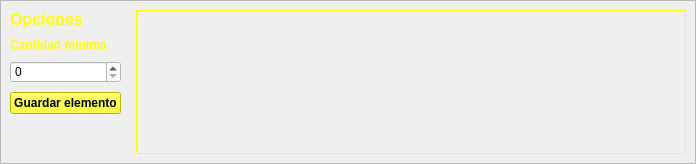
      <widget class="QWidget" name="tab_11">
       <attribute name="title">
        <string>PRESENCIA</string>
       </attribute>
       <layout class="QGridLayout" name="gridLayout_25">
        <property name="leftMargin">
         <number>0</number>
        </property>
        <property name="topMargin">
         <number>0</number>
        </property>
        <property name="rightMargin">
         <number>0</number>
        </property>
        <property name="bottomMargin">
         <number>0</number>
        </property>
        <item row="0" column="0">
         <widget class="QFrame" name="frame_13">
          <property name="frameShape">
           <enum>QFrame::StyledPanel</enum>
          </property>
          <property name="frameShadow">
           <enum>QFrame::Raised</enum>
          </property>
          <layout class="QGridLayout" name="gridLayout_26">
           <property name="horizontalSpacing">
            <number>15</number>
           </property>
           <property name="verticalSpacing">
            <number>9</number>
           </property>
           <item row="2" column="0">
            <widget class="QSpinBox" name="pAceptacionPresenciaSpin">
             <property name="styleSheet">
              <string notr="true">background-color: rgb(255, 255, 255);</string>
             </property>
            </widget>
           </item>
           <item row="0" column="0">
            <widget class="QLabel" name="label_31">
             <property name="font">
              <font>
               <pointsize>12</pointsize>
               <weight>75</weight>
               <bold>true</bold>
              </font>
             </property>
             <property name="styleSheet">
              <string notr="true">background-color: qlineargradient(spread:pad, x1:1, y1:1, x2:1, y2:2,  stop:0 rgba(0, 0, 0, 0), stop:1 rgba(255, 255, 255, 255));
color: rgb(255, 255, 0);</string>
             </property>
             <property name="text">
              <string>Opciones</string>
             </property>
            </widget>
           </item>
           <item row="3" column="0">
            <widget class="QPushButton" name="guardarElementoPresenciaButton">
             <property name="font">
              <font>
               <pointsize>9</pointsize>
               <weight>75</weight>
               <bold>true</bold>
              </font>
             </property>
             <property name="styleSheet">
              <string notr="true">background-color: rgb(255, 255, 0);</string>
             </property>
             <property name="text">
              <string>Guardar elemento</string>
             </property>
            </widget>
           </item>
           <item row="1" column="0">
            <widget class="QLabel" name="label_32">
             <property name="font">
              <font>
               <pointsize>9</pointsize>
               <weight>75</weight>
               <bold>true</bold>
              </font>
             </property>
             <property name="styleSheet">
              <string notr="true">background-color: qlineargradient(spread:pad, x1:1, y1:1, x2:1, y2:2,  stop:0 rgba(0, 0, 0, 0), stop:1 rgba(255, 255, 255, 255));
color: rgb(255, 255, 0);</string>
             </property>
             <property name="text">
              <string>Cantidad minima</string>
             </property>
            </widget>
           </item>
           <item row="4" column="0">
            <spacer name="verticalSpacer_18">
             <property name="orientation">
              <enum>Qt::Vertical</enum>
             </property>
             <property name="sizeHint" stdset="0">
              <size>
               <width>20</width>
               <height>40</height>
              </size>
             </property>
            </spacer>
           </item>
           <item row="0" column="1" rowspan="5">
            <widget class="QLabel" name="imagenPresenciaLabel">
             <property name="minimumSize">
              <size>
               <width>550</width>
               <height>0</height>
              </size>
             </property>
             <property name="maximumSize">
              <size>
               <width>550</width>
               <height>534</height>
              </size>
             </property>
             <property name="palette">
              <palette>
               <active>
                <colorrole role="WindowText">
                 <brush brushstyle="SolidPattern">
                  <color alpha="255">
                   <red>255</red>
                   <green>255</green>
                   <blue>0</blue>
                  </color>
                 </brush>
                </colorrole>
                <colorrole role="Button">
                 <brush brushstyle="LinearGradientPattern">
                  <gradient startx="0.000000000000000" starty="0.000000000000000" endx="1.000000000000000" endy="1.000000000000000" type="LinearGradient" spread="PadSpread" coordinatemode="ObjectBoundingMode">
                   <gradientstop position="0.000000000000000">
                    <color alpha="255">
                     <red>0</red>
                     <green>0</green>
                     <blue>0</blue>
                    </color>
                   </gradientstop>
                   <gradientstop position="1.000000000000000">
                    <color alpha="255">
                     <red>111</red>
                     <green>111</green>
                     <blue>111</blue>
                    </color>
                   </gradientstop>
                  </gradient>
                 </brush>
                </colorrole>
                <colorrole role="Base">
                 <brush brushstyle="LinearGradientPattern">
                  <gradient startx="0.000000000000000" starty="0.000000000000000" endx="1.000000000000000" endy="1.000000000000000" type="LinearGradient" spread="PadSpread" coordinatemode="ObjectBoundingMode">
                   <gradientstop position="0.000000000000000">
                    <color alpha="255">
                     <red>0</red>
                     <green>0</green>
                     <blue>0</blue>
                    </color>
                   </gradientstop>
                   <gradientstop position="1.000000000000000">
                    <color alpha="255">
                     <red>111</red>
                     <green>111</green>
                     <blue>111</blue>
                    </color>
                   </gradientstop>
                  </gradient>
                 </brush>
                </colorrole>
                <colorrole role="Window">
                 <brush brushstyle="LinearGradientPattern">
                  <gradient startx="0.000000000000000" starty="0.000000000000000" endx="1.000000000000000" endy="1.000000000000000" type="LinearGradient" spread="PadSpread" coordinatemode="ObjectBoundingMode">
                   <gradientstop position="0.000000000000000">
                    <color alpha="255">
                     <red>0</red>
                     <green>0</green>
                     <blue>0</blue>
                    </color>
                   </gradientstop>
                   <gradientstop position="1.000000000000000">
                    <color alpha="255">
                     <red>111</red>
                     <green>111</green>
                     <blue>111</blue>
                    </color>
                   </gradientstop>
                  </gradient>
                 </brush>
                </colorrole>
               </active>
               <inactive>
                <colorrole role="WindowText">
                 <brush brushstyle="SolidPattern">
                  <color alpha="255">
                   <red>255</red>
                   <green>255</green>
                   <blue>0</blue>
                  </color>
                 </brush>
                </colorrole>
                <colorrole role="Button">
                 <brush brushstyle="LinearGradientPattern">
                  <gradient startx="0.000000000000000" starty="0.000000000000000" endx="1.000000000000000" endy="1.000000000000000" type="LinearGradient" spread="PadSpread" coordinatemode="ObjectBoundingMode">
                   <gradientstop position="0.000000000000000">
                    <color alpha="255">
                     <red>0</red>
                     <green>0</green>
                     <blue>0</blue>
                    </color>
                   </gradientstop>
                   <gradientstop position="1.000000000000000">
                    <color alpha="255">
                     <red>111</red>
                     <green>111</green>
                     <blue>111</blue>
                    </color>
                   </gradientstop>
                  </gradient>
                 </brush>
                </colorrole>
                <colorrole role="Base">
                 <brush brushstyle="LinearGradientPattern">
                  <gradient startx="0.000000000000000" starty="0.000000000000000" endx="1.000000000000000" endy="1.000000000000000" type="LinearGradient" spread="PadSpread" coordinatemode="ObjectBoundingMode">
                   <gradientstop position="0.000000000000000">
                    <color alpha="255">
                     <red>0</red>
                     <green>0</green>
                     <blue>0</blue>
                    </color>
                   </gradientstop>
                   <gradientstop position="1.000000000000000">
                    <color alpha="255">
                     <red>111</red>
                     <green>111</green>
                     <blue>111</blue>
                    </color>
                   </gradientstop>
                  </gradient>
                 </brush>
                </colorrole>
                <colorrole role="Window">
                 <brush brushstyle="LinearGradientPattern">
                  <gradient startx="0.000000000000000" starty="0.000000000000000" endx="1.000000000000000" endy="1.000000000000000" type="LinearGradient" spread="PadSpread" coordinatemode="ObjectBoundingMode">
                   <gradientstop position="0.000000000000000">
                    <color alpha="255">
                     <red>0</red>
                     <green>0</green>
                     <blue>0</blue>
                    </color>
                   </gradientstop>
                   <gradientstop position="1.000000000000000">
                    <color alpha="255">
                     <red>111</red>
                     <green>111</green>
                     <blue>111</blue>
                    </color>
                   </gradientstop>
                  </gradient>
                 </brush>
                </colorrole>
               </inactive>
               <disabled>
                <colorrole role="WindowText">
                 <brush brushstyle="SolidPattern">
                  <color alpha="255">
                   <red>120</red>
                   <green>120</green>
                   <blue>120</blue>
                  </color>
                 </brush>
                </colorrole>
                <colorrole role="Button">
                 <brush brushstyle="LinearGradientPattern">
                  <gradient startx="0.000000000000000" starty="0.000000000000000" endx="1.000000000000000" endy="1.000000000000000" type="LinearGradient" spread="PadSpread" coordinatemode="ObjectBoundingMode">
                   <gradientstop position="0.000000000000000">
                    <color alpha="255">
                     <red>0</red>
                     <green>0</green>
                     <blue>0</blue>
                    </color>
                   </gradientstop>
                   <gradientstop position="1.000000000000000">
                    <color alpha="255">
                     <red>111</red>
                     <green>111</green>
                     <blue>111</blue>
                    </color>
                   </gradientstop>
                  </gradient>
                 </brush>
                </colorrole>
                <colorrole role="Base">
                 <brush brushstyle="LinearGradientPattern">
                  <gradient startx="0.000000000000000" starty="0.000000000000000" endx="1.000000000000000" endy="1.000000000000000" type="LinearGradient" spread="PadSpread" coordinatemode="ObjectBoundingMode">
                   <gradientstop position="0.000000000000000">
                    <color alpha="255">
                     <red>0</red>
                     <green>0</green>
                     <blue>0</blue>
                    </color>
                   </gradientstop>
                   <gradientstop position="1.000000000000000">
                    <color alpha="255">
                     <red>111</red>
                     <green>111</green>
                     <blue>111</blue>
                    </color>
                   </gradientstop>
                  </gradient>
                 </brush>
                </colorrole>
                <colorrole role="Window">
                 <brush brushstyle="LinearGradientPattern">
                  <gradient startx="0.000000000000000" starty="0.000000000000000" endx="1.000000000000000" endy="1.000000000000000" type="LinearGradient" spread="PadSpread" coordinatemode="ObjectBoundingMode">
                   <gradientstop position="0.000000000000000">
                    <color alpha="255">
                     <red>0</red>
                     <green>0</green>
                     <blue>0</blue>
                    </color>
                   </gradientstop>
                   <gradientstop position="1.000000000000000">
                    <color alpha="255">
                     <red>111</red>
                     <green>111</green>
                     <blue>111</blue>
                    </color>
                   </gradientstop>
                  </gradient>
                 </brush>
                </colorrole>
               </disabled>
              </palette>
             </property>
             <property name="frameShape">
              <enum>QFrame::Box</enum>
             </property>
             <property name="text">
              <string/>
             </property>
             <property name="scaledContents">
              <bool>true</bool>
             </property>
            </widget>
           </item>
          </layout>
         </widget>
        </item>
       </layout>
      </widget>
